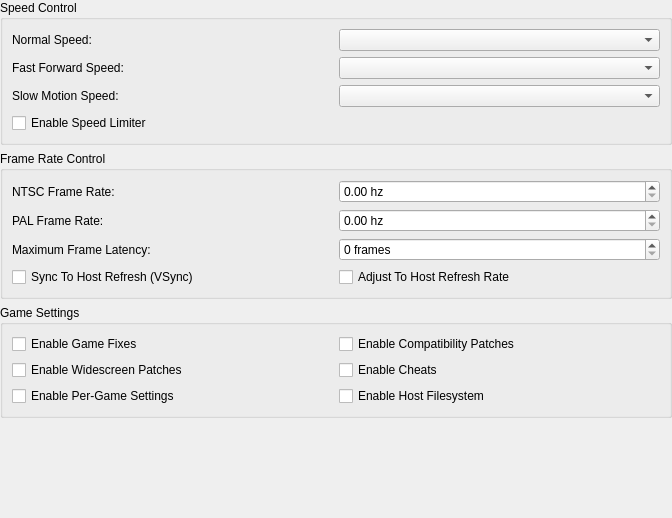
<?xml version="1.0" encoding="UTF-8"?>
<ui version="4.0">
 <class>EmulationSettingsWidget</class>
 <widget class="QWidget" name="EmulationSettingsWidget">
  <property name="geometry">
   <rect>
    <x>0</x>
    <y>0</y>
    <width>672</width>
    <height>518</height>
   </rect>
  </property>
  <property name="windowTitle">
   <string>Form</string>
  </property>
  <layout class="QVBoxLayout" name="verticalLayout">
   <property name="leftMargin">
    <number>0</number>
   </property>
   <property name="topMargin">
    <number>0</number>
   </property>
   <property name="rightMargin">
    <number>0</number>
   </property>
   <property name="bottomMargin">
    <number>0</number>
   </property>
   <item>
    <widget class="QGroupBox" name="groupBox_5">
     <property name="title">
      <string>Speed Control</string>
     </property>
     <layout class="QGridLayout" name="gridLayout_3">
      <item row="1" column="1">
       <widget class="QComboBox" name="fastForwardSpeed"/>
      </item>
      <item row="2" column="1">
       <widget class="QComboBox" name="slowMotionSpeed"/>
      </item>
      <item row="0" column="1">
       <widget class="QComboBox" name="normalSpeed"/>
      </item>
      <item row="0" column="0">
       <widget class="QLabel" name="label_4">
        <property name="text">
         <string>Normal Speed:</string>
        </property>
       </widget>
      </item>
      <item row="2" column="0">
       <widget class="QLabel" name="label_6">
        <property name="text">
         <string>Slow Motion Speed:</string>
        </property>
       </widget>
      </item>
      <item row="1" column="0">
       <widget class="QLabel" name="label_5">
        <property name="text">
         <string>Fast Forward Speed:</string>
        </property>
       </widget>
      </item>
      <item row="3" column="0" colspan="2">
       <widget class="QCheckBox" name="speedLimiter">
        <property name="text">
         <string>Enable Speed Limiter</string>
        </property>
       </widget>
      </item>
     </layout>
    </widget>
   </item>
   <item>
    <widget class="QGroupBox" name="basicGroupBox">
     <property name="title">
      <string>Frame Rate Control</string>
     </property>
     <layout class="QGridLayout" name="gridLayout_2">
      <item row="0" column="0">
       <widget class="QLabel" name="label">
        <property name="text">
         <string>NTSC Frame Rate:</string>
        </property>
       </widget>
      </item>
      <item row="0" column="1">
       <widget class="QDoubleSpinBox" name="ntscFrameRate">
        <property name="suffix">
         <string> hz</string>
        </property>
        <property name="singleStep">
         <double>0.010000000000000</double>
        </property>
       </widget>
      </item>
      <item row="1" column="0">
       <widget class="QLabel" name="label_7">
        <property name="text">
         <string>PAL Frame Rate:</string>
        </property>
       </widget>
      </item>
      <item row="1" column="1">
       <widget class="QDoubleSpinBox" name="palFrameRate">
        <property name="suffix">
         <string> hz</string>
        </property>
        <property name="singleStep">
         <double>0.010000000000000</double>
        </property>
       </widget>
      </item>
      <item row="2" column="0">
       <widget class="QLabel" name="label_2">
        <property name="text">
         <string>Maximum Frame Latency:</string>
        </property>
       </widget>
      </item>
      <item row="2" column="1">
       <widget class="QSpinBox" name="maxFrameLatency">
        <property name="suffix">
         <string> frames</string>
        </property>
        <property name="minimum">
         <number>0</number>
        </property>
        <property name="maximum">
         <number>5</number>
        </property>
       </widget>
      </item>
      <item row="3" column="0" colspan="2">
       <layout class="QGridLayout" name="basicCheckboxGridLayout">
        <item row="0" column="1">
         <widget class="QCheckBox" name="syncToHostRefreshRate">
          <property name="text">
           <string>Adjust To Host Refresh Rate</string>
          </property>
         </widget>
        </item>
        <item row="0" column="0">
         <widget class="QCheckBox" name="vsync">
          <property name="text">
           <string>Sync To Host Refresh (VSync)</string>
          </property>
         </widget>
        </item>
       </layout>
      </item>
     </layout>
    </widget>
   </item>
   <item>
    <widget class="QGroupBox" name="groupBox">
     <property name="title">
      <string>Game Settings</string>
     </property>
     <layout class="QGridLayout" name="gridLayout">
      <item row="0" column="0">
       <widget class="QCheckBox" name="gameFixes">
        <property name="text">
         <string>Enable Game Fixes</string>
        </property>
       </widget>
      </item>
      <item row="2" column="0">
       <widget class="QCheckBox" name="perGameSettings">
        <property name="text">
         <string>Enable Per-Game Settings</string>
        </property>
       </widget>
      </item>
      <item row="0" column="1">
       <widget class="QCheckBox" name="patches">
        <property name="text">
         <string>Enable Compatibility Patches</string>
        </property>
       </widget>
      </item>
      <item row="1" column="1">
       <widget class="QCheckBox" name="cheats">
        <property name="text">
         <string>Enable Cheats</string>
        </property>
       </widget>
      </item>
      <item row="1" column="0">
       <widget class="QCheckBox" name="widescreenPatches">
        <property name="text">
         <string>Enable Widescreen Patches</string>
        </property>
       </widget>
      </item>
      <item row="2" column="1">
       <widget class="QCheckBox" name="hostFilesystem">
        <property name="text">
         <string>Enable Host Filesystem</string>
        </property>
       </widget>
      </item>
     </layout>
    </widget>
   </item>
   <item>
    <spacer name="verticalSpacer">
     <property name="orientation">
      <enum>Qt::Vertical</enum>
     </property>
     <property name="sizeHint" stdset="0">
      <size>
       <width>20</width>
       <height>40</height>
      </size>
     </property>
    </spacer>
   </item>
  </layout>
 </widget>
 <resources>
  <include location="resources/resources.qrc"/>
 </resources>
 <connections/>
</ui>
